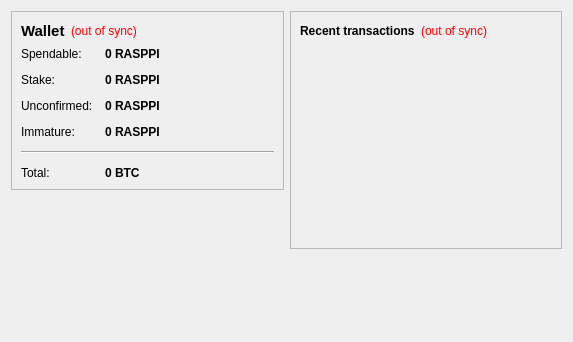
<?xml version="1.0" encoding="UTF-8"?>
<ui version="4.0">
 <class>OverviewPage</class>
 <widget class="QWidget" name="OverviewPage">
  <property name="geometry">
   <rect>
    <x>0</x>
    <y>0</y>
    <width>573</width>
    <height>342</height>
   </rect>
  </property>
  <property name="windowTitle">
   <string>Form</string>
  </property>
  <layout class="QHBoxLayout" name="horizontalLayout" stretch="1,1">
   <item>
    <layout class="QVBoxLayout" name="verticalLayout_2">
     <item>
      <widget class="QFrame" name="frame">
       <property name="frameShape">
        <enum>QFrame::StyledPanel</enum>
       </property>
       <property name="frameShadow">
        <enum>QFrame::Raised</enum>
       </property>
       <layout class="QVBoxLayout" name="verticalLayout_4">
        <item>
         <layout class="QHBoxLayout" name="horizontalLayout_4">
          <item>
           <widget class="QLabel" name="label_5">
            <property name="font">
             <font>
              <pointsize>11</pointsize>
              <weight>75</weight>
              <bold>true</bold>
             </font>
            </property>
            <property name="text">
             <string>Wallet</string>
            </property>
           </widget>
          </item>
          <item>
           <widget class="QLabel" name="labelWalletStatus">
            <property name="toolTip">
             <string>The displayed information may be out of date. Your wallet automatically synchronizes with the RaspberryPi network after a connection is established, but this process has not completed yet.</string>
            </property>
            <property name="styleSheet">
             <string notr="true">QLabel { color: red; }</string>
            </property>
            <property name="text">
             <string notr="true">(out of sync)</string>
            </property>
            <property name="alignment">
             <set>Qt::AlignLeading|Qt::AlignLeft|Qt::AlignVCenter</set>
            </property>
           </widget>
          </item>
          <item>
           <spacer name="horizontalSpacer_2">
            <property name="orientation">
             <enum>Qt::Horizontal</enum>
            </property>
            <property name="sizeHint" stdset="0">
             <size>
              <width>40</width>
              <height>20</height>
             </size>
            </property>
           </spacer>
          </item>
         </layout>
        </item>
        <item>
         <layout class="QFormLayout" name="formLayout_2">
          <property name="fieldGrowthPolicy">
           <enum>QFormLayout::AllNonFixedFieldsGrow</enum>
          </property>
          <property name="horizontalSpacing">
           <number>12</number>
          </property>
          <property name="verticalSpacing">
           <number>12</number>
          </property>
          <item row="0" column="0">
           <widget class="QLabel" name="label">
            <property name="text">
             <string>Spendable:</string>
            </property>
           </widget>
          </item>
          <item row="0" column="1">
           <widget class="QLabel" name="labelBalance">
            <property name="font">
             <font>
              <weight>75</weight>
              <bold>true</bold>
             </font>
            </property>
            <property name="cursor">
             <cursorShape>IBeamCursor</cursorShape>
            </property>
            <property name="toolTip">
             <string>Your current spendable balance</string>
            </property>
            <property name="text">
             <string notr="true">0 RASPPI</string>
            </property>
            <property name="textInteractionFlags">
             <set>Qt::LinksAccessibleByMouse|Qt::TextSelectableByKeyboard|Qt::TextSelectableByMouse</set>
            </property>
           </widget>
          </item>
          <item row="1" column="0">
           <widget class="QLabel" name="label_6">
            <property name="text">
             <string>Stake:</string>
            </property>
           </widget>
          </item>
          <item row="1" column="1">
           <widget class="QLabel" name="labelStake">
            <property name="font">
             <font>
              <weight>75</weight>
              <bold>true</bold>
             </font>
            </property>
            <property name="cursor">
             <cursorShape>IBeamCursor</cursorShape>
            </property>
            <property name="toolTip">
             <string>Total of coins that was staked, and do not yet count toward the current balance</string>
            </property>
            <property name="text">
             <string notr="true">0 RASPPI</string>
            </property>
            <property name="textInteractionFlags">
             <set>Qt::LinksAccessibleByMouse|Qt::TextSelectableByKeyboard|Qt::TextSelectableByMouse</set>
            </property>
           </widget>
          </item>
          <item row="2" column="0">
           <widget class="QLabel" name="label_3">
            <property name="text">
             <string>Unconfirmed:</string>
            </property>
           </widget>
          </item>
          <item row="2" column="1">
           <widget class="QLabel" name="labelUnconfirmed">
            <property name="font">
             <font>
              <weight>75</weight>
              <bold>true</bold>
             </font>
            </property>
            <property name="cursor">
             <cursorShape>IBeamCursor</cursorShape>
            </property>
            <property name="toolTip">
             <string>Total of transactions that have yet to be confirmed, and do not yet count toward the current balance</string>
            </property>
            <property name="text">
             <string notr="true">0 RASPPI</string>
            </property>
            <property name="textInteractionFlags">
             <set>Qt::LinksAccessibleByMouse|Qt::TextSelectableByKeyboard|Qt::TextSelectableByMouse</set>
            </property>
           </widget>
          </item>
          <item row="3" column="0">
           <widget class="QLabel" name="labelImmatureText">
            <property name="text">
             <string>Immature:</string>
            </property>
           </widget>
          </item>
          <item row="3" column="1">
           <widget class="QLabel" name="labelImmature">
            <property name="font">
             <font>
              <weight>75</weight>
              <bold>true</bold>
             </font>
            </property>
            <property name="toolTip">
             <string>Mined balance that has not yet matured</string>
            </property>
            <property name="text">
             <string notr="true">0 RASPPI</string>
            </property>
            <property name="textInteractionFlags">
             <set>Qt::LinksAccessibleByMouse|Qt::TextSelectableByKeyboard|Qt::TextSelectableByMouse</set>
            </property>
           </widget>
          </item>
          <item row="4" column="0" colspan="2">
           <widget class="Line" name="line">
            <property name="orientation">
             <enum>Qt::Horizontal</enum>
            </property>
           </widget>
          </item>
          <item row="5" column="0">
           <widget class="QLabel" name="labelTotalText">
            <property name="text">
             <string>Total:</string>
            </property>
           </widget>
          </item>
          <item row="5" column="1">
           <widget class="QLabel" name="labelTotal">
            <property name="font">
             <font>
              <weight>75</weight>
              <bold>true</bold>
             </font>
            </property>
            <property name="cursor">
             <cursorShape>IBeamCursor</cursorShape>
            </property>
            <property name="toolTip">
             <string>Your current total balance</string>
            </property>
            <property name="text">
             <string notr="true">0 BTC</string>
            </property>
            <property name="textInteractionFlags">
             <set>Qt::LinksAccessibleByMouse|Qt::TextSelectableByKeyboard|Qt::TextSelectableByMouse</set>
            </property>
           </widget>
          </item>
         </layout>
        </item>
       </layout>
      </widget>
     </item>
     <item>
      <spacer name="verticalSpacer">
       <property name="orientation">
        <enum>Qt::Vertical</enum>
       </property>
       <property name="sizeHint" stdset="0">
        <size>
         <width>20</width>
         <height>40</height>
        </size>
       </property>
      </spacer>
     </item>
    </layout>
   </item>
   <item>
    <layout class="QVBoxLayout" name="verticalLayout_3">
     <item>
      <widget class="QFrame" name="frame_2">
       <property name="frameShape">
        <enum>QFrame::StyledPanel</enum>
       </property>
       <property name="frameShadow">
        <enum>QFrame::Raised</enum>
       </property>
       <layout class="QVBoxLayout" name="verticalLayout">
        <item>
         <layout class="QHBoxLayout" name="horizontalLayout_2">
          <item>
           <widget class="QLabel" name="label_4">
            <property name="text">
             <string>&lt;b&gt;Recent transactions&lt;/b&gt;</string>
            </property>
           </widget>
          </item>
          <item>
           <widget class="QLabel" name="labelTransactionsStatus">
            <property name="toolTip">
             <string>The displayed information may be out of date. Your wallet automatically synchronizes with the RaspberryPi network after a connection is established, but this process has not completed yet.</string>
            </property>
            <property name="styleSheet">
             <string notr="true">QLabel { color: red; }</string>
            </property>
            <property name="text">
             <string notr="true">(out of sync)</string>
            </property>
            <property name="alignment">
             <set>Qt::AlignRight|Qt::AlignTrailing|Qt::AlignVCenter</set>
            </property>
           </widget>
          </item>
          <item>
           <spacer name="horizontalSpacer">
            <property name="orientation">
             <enum>Qt::Horizontal</enum>
            </property>
            <property name="sizeHint" stdset="0">
             <size>
              <width>40</width>
              <height>20</height>
             </size>
            </property>
           </spacer>
          </item>
         </layout>
        </item>
        <item>
         <widget class="QListView" name="listTransactions">
          <property name="styleSheet">
           <string notr="true">QListView { background: transparent; }</string>
          </property>
          <property name="frameShape">
           <enum>QFrame::NoFrame</enum>
          </property>
          <property name="verticalScrollBarPolicy">
           <enum>Qt::ScrollBarAlwaysOff</enum>
          </property>
          <property name="horizontalScrollBarPolicy">
           <enum>Qt::ScrollBarAlwaysOff</enum>
          </property>
          <property name="selectionMode">
           <enum>QAbstractItemView::NoSelection</enum>
          </property>
         </widget>
        </item>
       </layout>
      </widget>
     </item>
     <item>
      <spacer name="verticalSpacer_2">
       <property name="orientation">
        <enum>Qt::Vertical</enum>
       </property>
       <property name="sizeHint" stdset="0">
        <size>
         <width>20</width>
         <height>40</height>
        </size>
       </property>
      </spacer>
     </item>
    </layout>
   </item>
  </layout>
 </widget>
 <resources/>
 <connections/>
</ui>
